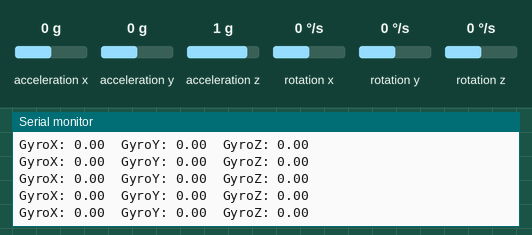
A sketch run on a simulated Arduino Uno, built with avr-gcc and run on an emulated ATmega328P. On the bench: the last lines printed to the serial monitor. Inputs (shaded band) come from the test bench; at power-on: rotation x 0 °/s, rotation y 0 °/s, rotation z 0 °/s, acceleration x 0 g, acceleration y 0 g, acceleration z 1 g.

Above: at 5.6 s.
5.7 s: rotation x set to -192 °/s
At 5.71 s:
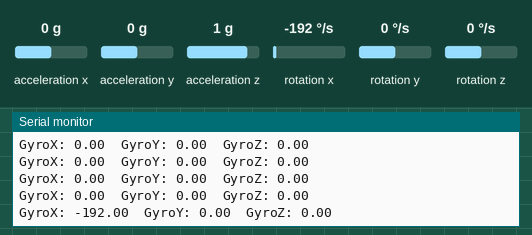
7.2 s: rotation y set to -192 °/s
At 7.26 s:
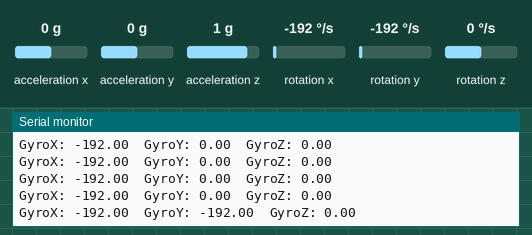
8.7 s: rotation z set to -192 °/s
At 8.71 s:
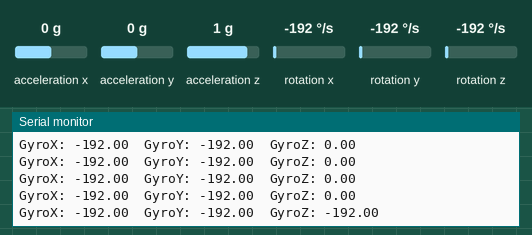

The sketch:

Gyro_setup.ino
```cpp
#include <Wire.h>
#include <MPU6050_tockn.h>

MPU6050 mpu6050(Wire);

void setup() {
  Serial.begin(115200);
  Wire.begin();
  mpu6050.begin();
  delay(1000);

  // วัดค่า gyro หลาย ๆ ครั้งเก็บค่าเฉลี่ย
  long gx_sum = 0, gy_sum = 0, gz_sum = 0;
  const int num_readings = 500;

  for (int i = 0; i < num_readings; i++) {
    mpu6050.update();
    gx_sum += mpu6050.getGyroX();
    gy_sum += mpu6050.getGyroY();
    gz_sum += mpu6050.getGyroZ();
    delay(5); // รอให้อ่านได้เสถียร
  }

  float gx_offset = gx_sum / (float)num_readings;
  float gy_offset = gy_sum / (float)num_readings;
  float gz_offset = gz_sum / (float)num_readings;

  Serial.println("Gyro Offsets:");
  Serial.print("X: "); Serial.println(gx_offset);
  Serial.print("Y: "); Serial.println(gy_offset);
  Serial.print("Z: "); Serial.println(gz_offset);

  // ตั้ง offset ที่หาได้
  mpu6050.setGyroOffsets(gx_offset, gy_offset, gz_offset);
}

void loop() {
  mpu6050.update();
  Serial.print("GyroX: ");
  Serial.print(mpu6050.getGyroX());
  Serial.print("\tGyroY: ");
  Serial.print(mpu6050.getGyroY());
  Serial.print("\tGyroZ: ");
  Serial.println(mpu6050.getGyroZ());
  delay(100);
}
```

Measured:
- after the input at 5.7 s, the serial monitor: prints a new line at once (image 1)
- after the input at 7.2 s, the serial monitor: prints a new line after 0.06 s (image 2)
- after the input at 8.7 s, the serial monitor: prints a new line at once (image 3)
